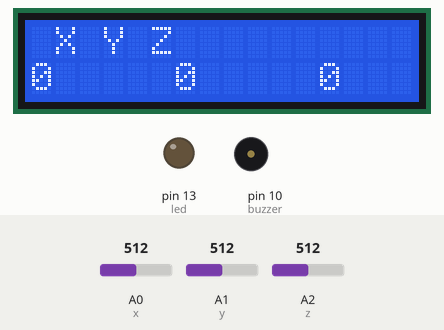
The sketch below on a simulated Arduino Uno, built with avr-gcc and run on an emulated ATmega328P. On the bench: 16×2 character LCD, output pins drawn as LEDs (lit = HIGH), buzzer (waves = sounding, pin HIGH). The test bench sets the inputs (shaded band); at power-on: A0 (x) = 512, A1 (y) = 512, A2 (z) = 512. What the sketch prints to the serial monitor is not drawn.

Above: at 9.2 s.
9.3 s: A0 (x) set to 546
At 10.6 s:
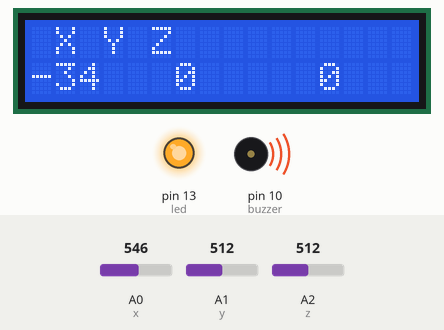
10.9 s: A0 (x) set to 511
At 12.1 s:
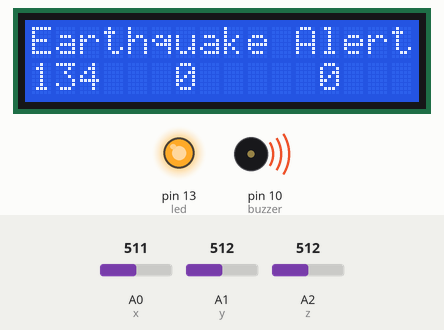
12.5 s: A1 (y) set to 539
At 12.9 s:
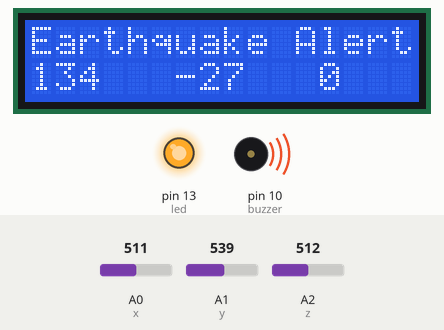
14.0 s: A1 (y) set to 511
At 14.54 s:
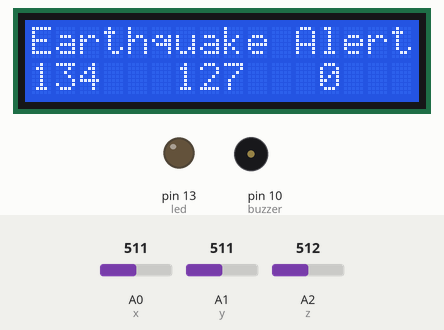
15.9 s: A2 (z) set to 549
At 17.2 s:
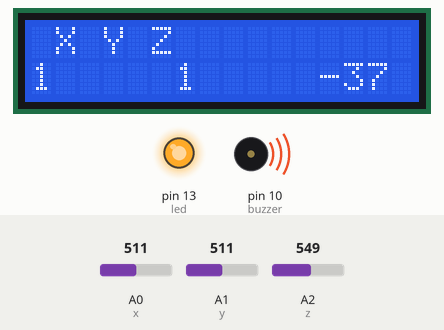
17.5 s: A2 (z) set to 511
At 18.5 s:
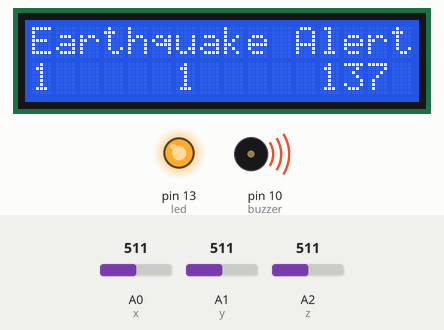
Timing chart, 0 to 20.1 s (numbered marks = the images above; inputs shaded):
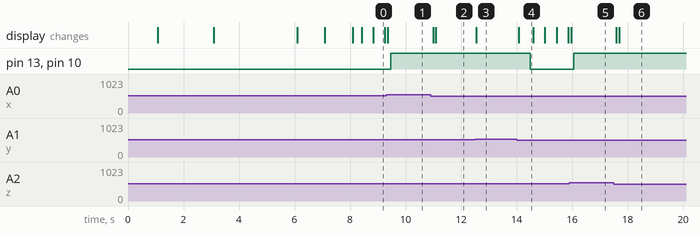

Measured:
- the behaviour switches between 532 and 533 on A0 (x) (found by bisection; images 0 and 1)
- the behaviour switches between 532 and 533 on A2 (z) (found by bisection; images 4 and 5)
- after the input at 9.3 s, pin 13 (led), pin 10 (buzzer): LOW → HIGH after 0.16 s; the display: changes after 0.06 s (image 1)
- after the input at 10.9 s, the display: first changes after 0.09 s (image 2 shows a later state)
- after the input at 12.5 s, the display: changes after 0.05 s (image 3)
- after the input at 14.0 s, pin 13 (led), pin 10 (buzzer): HIGH → LOW after 0.49 s; the display: changes after 0.08 s (image 4)
- after the input at 15.9 s, pin 13 (led), pin 10 (buzzer): LOW → HIGH after 0.16 s; the display: changes after 0.06 s (image 5)
- after the input at 17.5 s, the display: first changes after 0.09 s (image 6 shows a later state)

The sketch:

Tremor_Watch.ino
```cpp
#include<LiquidCrystal.h> // lcd Header
LiquidCrystal lcd(12,11,5,4,3,2); // pins for LCD Connection

#define buzzer 10 // buzzer pin
#define led 13 //led pin

#define x A0 // x_out pin of Accelerometer
#define y A1 // y_out pin of Accelerometer
#define z A2 // z_out pin of Accelerometer

/*variables*/
int xsample=0;
int ysample=0;
int zsample=0;
long start;
int buz=0;

/*Macros*/
#define samples 50
#define maxVal 20 // max change limit
#define minVal -20 // min change limit
#define buzTime 5000 // buzzer on time

void setup()
{
lcd.begin(16,2); //initializing lcd
Serial.begin(9600); // initializing serial
delay(1000);
lcd.print("EarthQuake ");
lcd.setCursor(0,1);
lcd.print("Detector ");
delay(2000);
lcd.clear();
lcd.print("Calibrating.....");
lcd.setCursor(0,1);
lcd.print("Please wait...");
pinMode(buzzer, OUTPUT);
pinMode(led, OUTPUT);
buz=0;
digitalWrite(buzzer, buz);
digitalWrite(led, buz);
for(int i=0;i<samples;i++) // taking samples for calibration
{
xsample+=analogRead(x);
ysample+=analogRead(y);
zsample+=analogRead(z);
}

xsample/=samples; // taking avg for x
ysample/=samples; // taking avg for y
zsample/=samples; // taking avg for z

delay(3000);
lcd.clear();
lcd.print("Calibrated");
delay(1000);
lcd.clear();
lcd.print("Device Ready");
delay(1000);
lcd.clear();
lcd.print(" X Y Z ");
}

void loop()
{
int value1=analogRead(x); // reading x out
int value2=analogRead(y); //reading y out
int value3=analogRead(z); //reading z out

int xValue=xsample-value1; // finding change in x
int yValue=ysample-value2; // finding change in y
int zValue=zsample-value3; // finding change in z

/*displying change in x,y and z axis values over lcd*/
lcd.setCursor(0,1);
lcd.print(xValue);
lcd.setCursor(6,1);
lcd.print(yValue);
lcd.setCursor(12,1);
lcd.print(zValue);
delay(100);

/* comparing change with predefined limits*/
if(xValue < minVal || xValue > maxVal || yValue < minVal || yValue > maxVal || zValue < minVal || zValue > maxVal)
{
if(buz == 0)
start=millis(); // timer start
buz=1; // buzzer / led flag activated
}

else if(buz == 1) // buzzer flag activated then alerting earthquake
{
lcd.setCursor(0,0);
lcd.print("Earthquake Alert ");
if(millis()>= start+buzTime)
buz=0;
}

else
{
lcd.clear();
lcd.print(" X Y Z ");
}

digitalWrite(buzzer, buz); // buzzer on and off command
digitalWrite(led, buz); // led on and off command

/*sending values to processing for plot over the graph*/
Serial.print("x=");
Serial.println(xValue);
Serial.print("y=");
Serial.println(yValue);
Serial.print("z=");
Serial.println(zValue);
Serial.println(" $");
}
```
